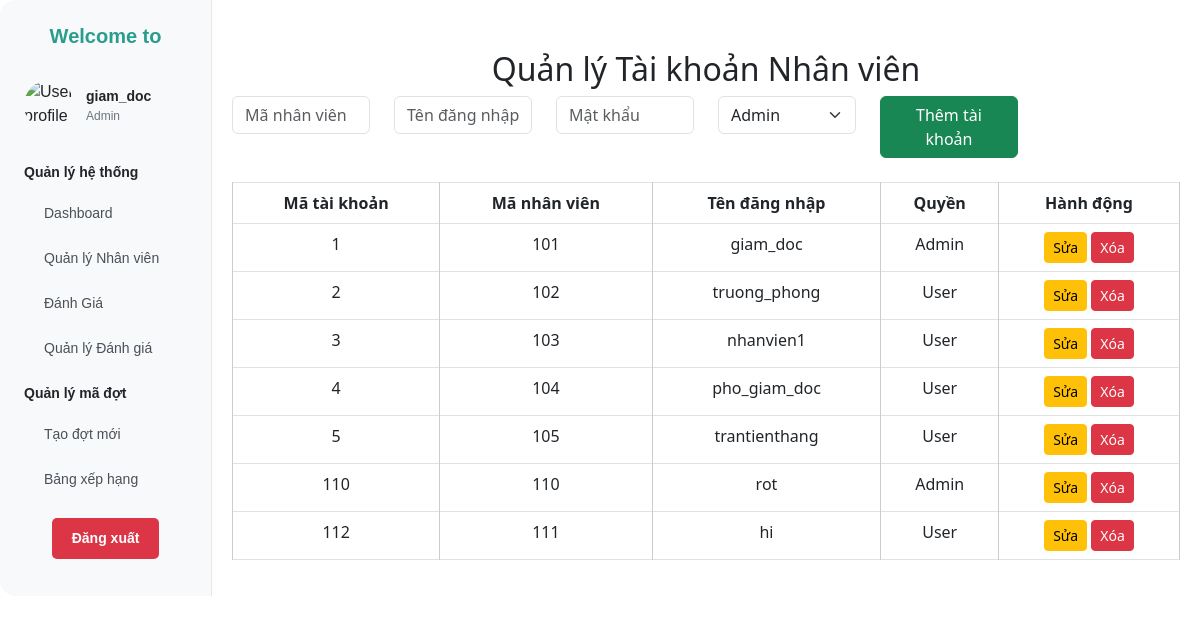
The page /admin/views/dashboard.php (signed in) on the database its author committed.
### tables this page shows
CREATE TABLE `tai_khoan` (
  `ma_tai_khoan` int(11) NOT NULL,
  `ma_nhan_vien` int(11) DEFAULT NULL,
  `ten_dang_nhap` varchar(50) NOT NULL,
  `mat_khau` varchar(255) NOT NULL,
  `quyen` varchar(20) DEFAULT NULL CHECK (`quyen` in ('Admin','User'))
);

### admin/views/dashboard.php (the view, shortened to what this page needs)
<?php
include '../../config/db.php';
$sql = "SELECT ma_tai_khoan, ma_nhan_vien, ten_dang_nhap, quyen FROM tai_khoan";
$stmt = $conn->query($sql);
$ds_tai_khoan = $stmt->fetchAll(PDO::FETCH_ASSOC);
?>
<!DOCTYPE html>
<html lang="vi">
<head>
    <link rel="stylesheet" href="https://cdn.jsdelivr.net/npm/bootstrap@5.3.0/dist/css/bootstrap.min.css">
</head>
<div class="main">
    <?php include './siderbar.php'; ?>
    <div class="content">
        <h2>Quản lý Tài khoản Nhân viên</h2>
        <form method="POST" action="" class="mb-4">
            <div class="row">
                <div class="col-md-2">
                    <input type="text" name="ma_nhan_vien" class="form-control" placeholder="Mã nhân viên" required>
                </div>
                <div class="col-md-2">
                    <input type="text" name="ten_dang_nhap" class="form-control" placeholder="Tên đăng nhập" required>
                </div>
                <div class="col-md-2">
                    <input type="password" name="mat_khau" class="form-control" placeholder="Mật khẩu" required>
                </div>
                <div class="col-md-2">
                    <select name="quyen" class="form-select" required>
                        <option value="Admin">Admin</option>
                    </select>
                </div>
                <div class="col-md-2">
                    <button type="submit" class="btn btn-success w-100">Thêm tài khoản</button>
                </div>
            </div>
        </form>
        <table class="table table-bordered">
            <thead>
                <tr>
                    <th>Mã tài khoản</th>
                    <th>Mã nhân viên</th>
                    <th>Tên đăng nhập</th>
                    <th>Quyền</th>
                    <th>Hành động</th>
                </tr>
            </thead>
            <tbody>
                <?php foreach ($ds_tai_khoan as $tk): ?>
                    <tr>
                        <td><?= $tk['ma_tai_khoan'] ?></td>
                        <td><?= htmlspecialchars($tk['ma_nhan_vien']) ?></td>
                        <td><?= htmlspecialchars($tk['ten_dang_nhap']) ?></td>
                        <td><?= htmlspecialchars($tk['quyen']) ?></td>
                        <td>
                            <button class="btn btn-warning btn-sm" onclick="editAccount(<?= htmlspecialchars(json_encode($tk)) ?>)">Sửa</button>
                            <form method="POST" action="" style="display: inline-block;">
                                <button type="submit" class="btn btn-danger btn-sm">Xóa</button>
                            </form>
                        </td>
                    </tr>
                <?php endforeach; ?>
            </tbody>
        </table>
    </div>
</div>
</body>
</html>

### admin/views/siderbar.php (shortened to what this page needs)
<aside class="sidebar" style="width: 240px; background-color: #f8f9fa; border-right: 1px solid #e6e9eb; padding: 24px; border-radius: 16px 0 0 16px; font-family: Arial, sans-serif;">
    <div>
        <h1 style="color: #2a9d8f; font-weight: bold; font-size: 1.25rem; margin-bottom: 32px; text-align: center; cursor: pointer; user-select: none;">
            Welcome to
        </h1>
        <div style="display: flex; align-items: center; gap: 12px; margin-bottom: 32px;">
            <img alt="User profile" style="border-radius: 50%; width: 50px; height: 50px;" src="https://storage.googleapis.com/a1aa/image/2c2c1fca-c940-434b-3f64-b4dc1ea0d0dc.jpg" />
            <div style="font-size: 0.875rem; color: #495057;">
                <p style="font-weight: bold; color: #212529; margin: 0;">
                    <?php
                    if (isset($_SESSION['user']['ten_dang_nhap'])) {
                        echo htmlspecialchars($_SESSION['user']['ten_dang_nhap']);
                    } else {
                        echo "Khách";
                    }
                    ?>
                </p>
                <p style="margin: 0; font-size: 0.75rem; color: #6c757d;">
                    <?php
                    if (isset($_SESSION['user']['quyen'])) {
                        echo htmlspecialchars($_SESSION['user']['quyen']);
                    } else {
                        echo "Không xác định";
                    }
                    ?>
                </p>
            </div>
        </div>
        <nav style="font-size: 0.875rem; color: #495057; line-height: 1.5;">
            <div>
                <p style="font-weight: bold; margin-bottom: 12px; color: #212529;">Quản lý hệ thống</p>
                <ul style="margin-left: 0; list-style: none; padding: 0;">
                    <li style="margin-bottom: 8px;">
                        <a style="display: flex; align-items: center; gap: 8px; color: #495057; font-size: 0.875rem; text-decoration: none; padding: 8px 12px; border-radius: 5px; transition: background-color 0.3s;" href="./dashboard.php">
                            <span>Dashboard</span>
                        </a>
                    </li>
                    <li style="margin-bottom: 8px;">
                        <a style="display: flex; align-items: center; gap: 8px; color: #495057; font-size: 0.875rem; text-decoration: none; padding: 8px 12px; border-radius: 5px; transition: background-color 0.3s;" href="./nhanvien.php">
                            <span>Quản lý Nhân viên</span>
                        </a>
                    </li>
                    <li style="margin-bottom: 8px;">
                        <a style="display: flex; align-items: center; gap: 8px; color: #495057; font-size: 0.875rem; text-decoration: none; padding: 8px 12px; border-radius: 5px; transition: background-color 0.3s;" href="./admin_danh_gia.php">
                            <span>Đánh Giá</span>
                        </a>
                    </li>
                    <li style="margin-bottom: 8px;">
                        <a style="display: flex; align-items: center; gap: 8px; color: #495057; font-size: 0.875rem; text-decoration: none; padding: 8px 12px; border-radius: 5px; transition: background-color 0.3s;" href="./quan_li_danh_gia.php">
                            <span>Quản lý Đánh giá</span>
                        </a>
                    </li>
                </ul>
            </div>
            <div>
                <p style="font-weight: bold; margin-bottom: 12px; color: #212529;">Quản lý mã đợt</p>
                <ul style="margin-left: 0; list-style: none; padding: 0;">
                    <li style="margin-bottom: 8px;">
                        <a style="display: flex; align-items: center; gap: 8px; color: #495057; font-size: 0.875rem; text-decoration: none; padding: 8px 12px; border-radius: 5px; transition: background-color 0.3s;" href="./quan_li_dot.php">
                            <span>Tạo đợt mới</span>
                        </a>
                    </li>
                    <li style="margin-bottom: 8px;">
                        <a style="display: flex; align-items: center; gap: 8px; color: #495057; font-size: 0.875rem; text-decoration: none; padding: 8px 12px; border-radius: 5px; transition: background-color 0.3s;" href="./bang_xep_hang.php">
                            <span>Bảng xếp hạng</span>
                        </a>
                    </li>
                </ul>
            </div>
        </nav>
        <div style="margin-top: 20px; text-align: center;">
            <a href="/app/view/login.php" class="logout-btn" style="display: inline-block; padding: 10px 20px; background-color: #dc3545; color: white; text-decoration: none; border-radius: 5px; font-size: 0.875rem; font-weight: bold; transition: background-color 0.3s;">
                Đăng xuất
            </a>
        </div>
    </div>
</aside>

### admin/views/dashboard.php (style rules this page uses)
.content { flex-grow: 1; padding: 20px; }
.main { display: flex; flex-grow: 1; }
table { border-collapse: collapse; width: 100%; margin-top: 20px; }
th, td { padding: 10px; border: 1px solid #ccc; text-align: center; }
th { background-color: #007bff; color: white; }
h2 { margin-top: 30px; text-align: center; }

### rows shown on the page
tai_khoan: ma_tai_khoan "1", ma_nhan_vien "101", ten_dang_nhap "giam_doc", quyen "Admin"
tai_khoan: ma_tai_khoan "2", ma_nhan_vien "102", ten_dang_nhap "truong_phong", quyen "User"
tai_khoan: ma_tai_khoan "3", ma_nhan_vien "103", ten_dang_nhap "nhanvien1", quyen "User"
tai_khoan: ma_tai_khoan "4", ma_nhan_vien "104", ten_dang_nhap "pho_giam_doc", quyen "User"
tai_khoan: ma_tai_khoan "5", ma_nhan_vien "105", ten_dang_nhap "trantienthang", quyen "User"
tai_khoan: ma_tai_khoan "110", ma_nhan_vien "110", ten_dang_nhap "rot", quyen "Admin"
tai_khoan: ma_tai_khoan "112", ma_nhan_vien "111", ten_dang_nhap "hi", quyen "User"

### other values the page prints
$_SESSION['user']['ten_dang_nhap'] "giam_doc"
$_SESSION['user']['quyen'] "Admin"
